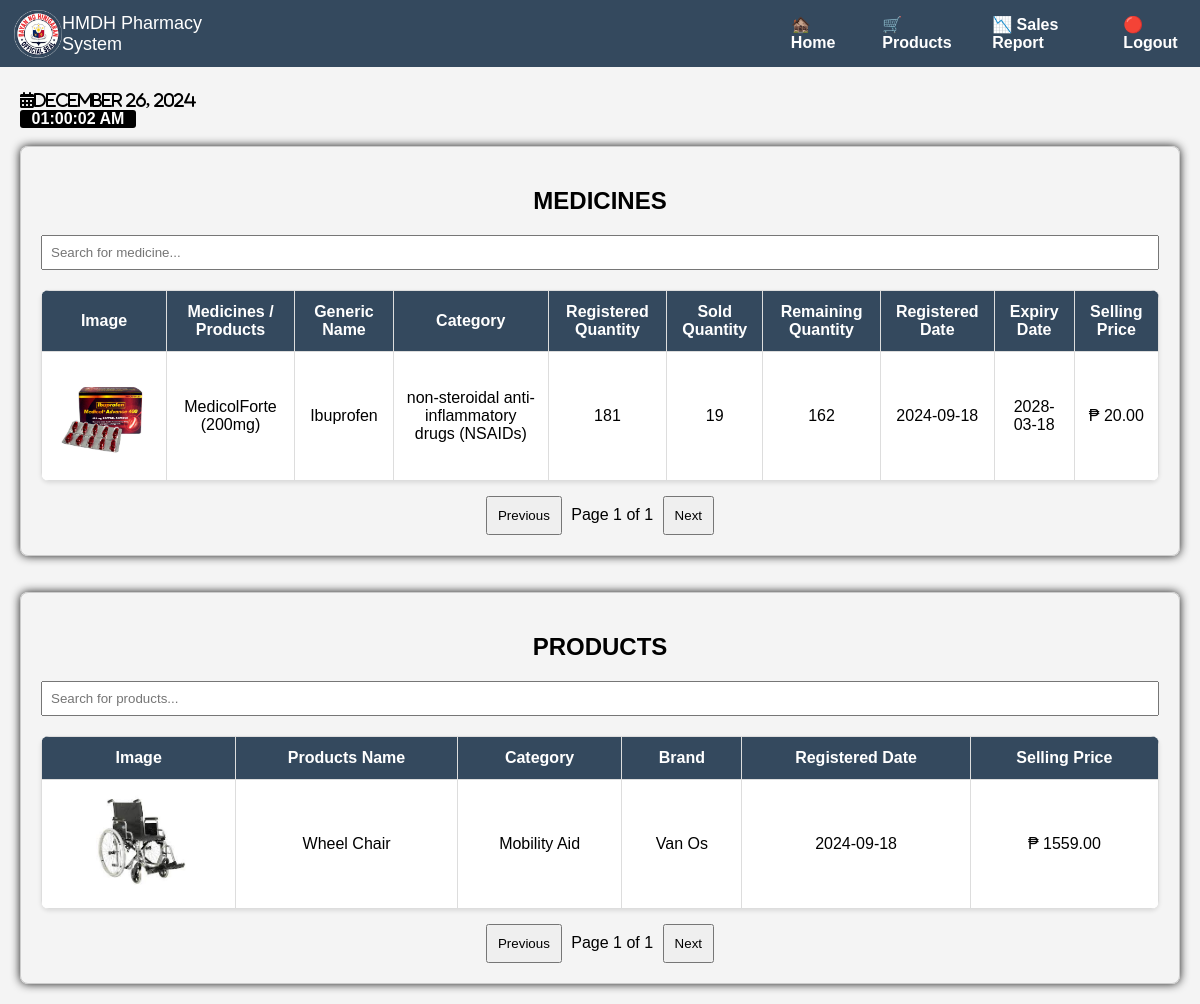
The app's page /Pharmacy/PharmacyProducts.php, older data.
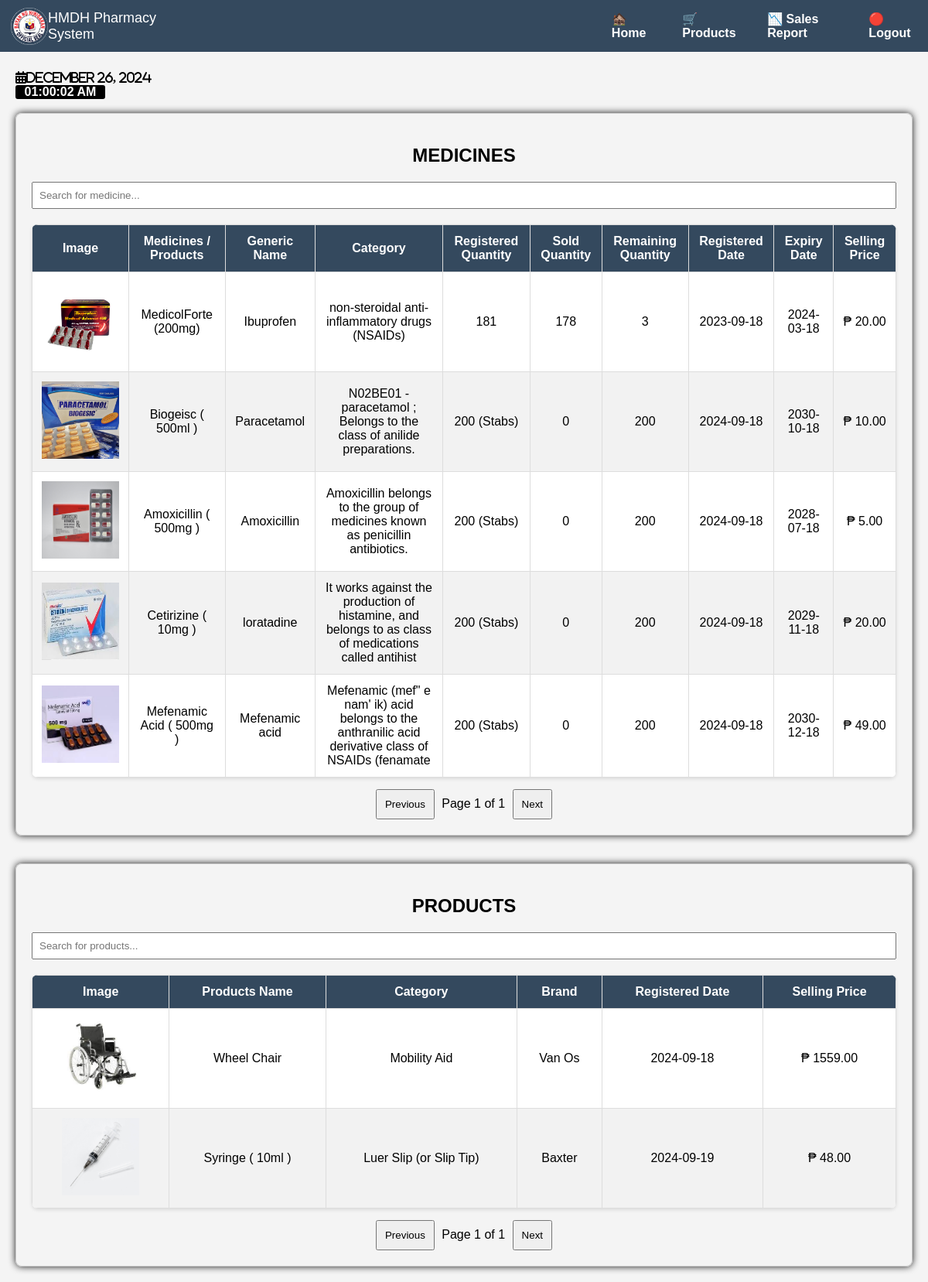
The same page, newer data.
### tables this page shows
CREATE TABLE `pharmacy_medicines_products` (
  `id` int(11) NOT NULL,
  `medicine_product` varchar(255) NOT NULL,
  `image` varchar(255) NOT NULL,
  `generic_name` varchar(255) NOT NULL,
  `category` varchar(100) NOT NULL,
  `registered_quantity` varchar(255) NOT NULL,
  `sold_quantity` int(11) NOT NULL,
  `remain_quantity` varchar(255) GENERATED ALWAYS AS (`registered_quantity` - `sold_quantity`) VIRTUAL,
  `registered` date NOT NULL,
  `expiry` date NOT NULL,
  `selling_price` decimal(10,2) NOT NULL
);

CREATE TABLE `pharmacy_products` (
  `id` int(11) NOT NULL,
  `image` varchar(255) NOT NULL,
  `product` varchar(255) NOT NULL,
  `category` varchar(255) NOT NULL,
  `brand` varchar(255) NOT NULL,
  `date_registered` date NOT NULL,
  `selling_price` decimal(10,2) NOT NULL,
  `registered_quantity` varchar(255) DEFAULT '0',
  `sold_quantity` int(11) DEFAULT 0,
  `remaining_quantity` int(11) GENERATED ALWAYS AS (`registered_quantity` - `sold_quantity`) STORED
);

### Pharmacy/PharmacyProducts.php (the view, shortened to what the changed rows need)
<!DOCTYPE html>
<html lang="en">
<head>
    <link rel="stylesheet" href="https://cdnjs.cloudflare.com/ajax/libs/font-awesome/6.0.0-beta3/css/all.min.css">
    <link rel="stylesheet" href="Product.css">
</head>
<body>
<br>
<section >
    <div style="border: 1px solid #ccc; border-radius: 8px; padding: 20px; box-shadow: 0 0 10px rgba(0,0,0,0.9);">
        <h2 style="text-align: center;">MEDICINES</h2>
        <table id="medicines-table" style="border-collapse: collapse; width: 100%;">
            <thead>
                <tr>
                    <th>Image</th>
                    <th>Medicines / Products</th>
                    <th>Generic Name</th>
                    <th>Category</th>
                    <th>Registered Quantity</th>
                    <th>Sold Quantity</th>
                    <th>Remaining Quantity</th>
                    <th>Registered Date</th>
                    <th>Expiry Date</th>
                    <th>Selling Price</th>
                </tr>
            </thead>
            <tbody>
                <?php
                $servername = "localhost";
                $username = "root";
                $password = "";
                $dbname = "database";
                $conn = new mysqli($servername, $username, $password, $dbname);
                $rows_per_page = 5;
                $page = isset($_GET['page']) ? (int)$_GET['page'] : 1;
                $offset = ($page - 1) * $rows_per_page;
                $sql = "SELECT * FROM pharmacy_medicines_products LIMIT $offset, $rows_per_page";
                $result = $conn->query($sql);
                if ($result->num_rows > 0) {
                    while ($row = $result->fetch_assoc()) {
                        echo "<tr>";
                        echo "<td><img src='" . $row["image"] . "' alt='Product Image' style='width: 100px; height: 100px;'></td>";
                        echo "<td>" . $row["medicine_product"] . "</td>";
                        echo "<td>" . $row["generic_name"] . "</td>";
                        echo "<td>" . $row["category"] . "</td>";
                        echo "<td>" . $row["registered_quantity"] . "</td>";
                        echo "<td>" . $row["sold_quantity"] . "</td>";
                        echo "<td>" . $row["remain_quantity"] . "</td>";
                        echo "<td>" . $row["registered"] . "</td>";
                        echo "<td>" . $row["expiry"] . "</td>";
                        echo "<td>₱ " . $row["selling_price"] . "</td>";
                        echo "</tr>";
                    }
                } else {
                    echo "<tr><td colspan='10' style='text-align: center;'>No records found</td></tr>";
                }
                ?>
            </tbody>
        </table>
    </div>
</section><br><br>
<section >
    <div style="border: 1px solid #ccc; border-radius: 8px; padding: 20px; box-shadow: 0 0 10px rgba(0,0,0,0.9);">
        <h2 style="text-align: center;">PRODUCTS</h2>
        <table id="products-table" style="border-collapse: collapse; width: 100%;">
            <thead>
                <tr>
                    <th>Image</th>
                    <th>Products Name</th>
                    <th>Category</th>
                    <th>Brand</th>
                    <th>Registered Date</th>
                    <th>Selling Price</th>
                </tr>
            </thead>
            <tbody>
                <?php
                $conn = new mysqli($servername, $username, $password, $dbname);
                $sql = "SELECT * FROM pharmacy_products LIMIT $offset, $rows_per_page";
                $result = $conn->query($sql);
                if ($result->num_rows > 0) {
                    while ($row = $result->fetch_assoc()) {
                        echo "<tr>";
                        echo "<td><img src='" . $row["image"] . "' alt='Product Image' style='width: 100px; height: 100px;'></td>";
                        echo "<td>" . $row["product"] . "</td>";
                        echo "<td>" . $row["category"] . "</td>";
                        echo "<td>" . $row["brand"] . "</td>";
                        echo "<td>" . $row["date_registered"] . "</td>";
                        echo "<td>₱ " . $row["selling_price"] . "</td>";
                        echo "</tr>";
                    }
                } else {
                    echo "<tr><td colspan='6' style='text-align: center;'>No records found</td></tr>";
                }
                ?>
            </tbody>
        </table>
    </div>
</section>
</body>
</html>

Row changes from the older to the newer data that the page shows:
changed pharmacy_medicines_products "MedicolForte (200mg)": sold_quantity "19" → "178"; remain_quantity "162" → "3"; registered "2024-09-18" → "2023-09-18"; expiry "2028-03-18" → "2024-03-18"
added pharmacy_medicines_products: image (picture), medicine_product "Biogeisc ( 500ml )", generic_name "Paracetamol", category "N02BE01 - paracetamol ; Belongs to the class of anilide preparations.", registered_quantity "200 (Stabs)", sold_quantity "0", remain_quantity "200", registered "2024-09-18", expiry "2030-10-18", selling_price "10.00"
added pharmacy_medicines_products: image (picture), medicine_product "Amoxicillin ( 500mg )", generic_name "Amoxicillin", category "Amoxicillin belongs to the group of medicines known as penicillin antibiotics.", registered_quantity "200 (Stabs)", sold_quantity "0", remain_quantity "200", registered "2024-09-18", expiry "2028-07-18", selling_price "5.00"
added pharmacy_medicines_products: image (picture), medicine_product "Cetirizine ( 10mg )", generic_name "loratadine", category "It works against the production of histamine, and belongs to as class of medications called antihist", registered_quantity "200 (Stabs)", sold_quantity "0", remain_quantity "200", registered "2024-09-18", expiry "2029-11-18", selling_price "20.00"
added pharmacy_medicines_products: image (picture), medicine_product "Mefenamic Acid ( 500mg )", generic_name "Mefenamic acid", category "Mefenamic (mef\" e nam' ik) acid belongs to the anthranilic acid derivative class of NSAIDs (fenamate", registered_quantity "200 (Stabs)", sold_quantity "0", remain_quantity "200", registered "2024-09-18", expiry "2030-12-18", selling_price "49.00"
added pharmacy_products: image (picture), product "Syringe ( 10ml )", category "Luer Slip (or Slip Tip)", brand "Baxter", date_registered "2024-09-19", selling_price "48.00"
